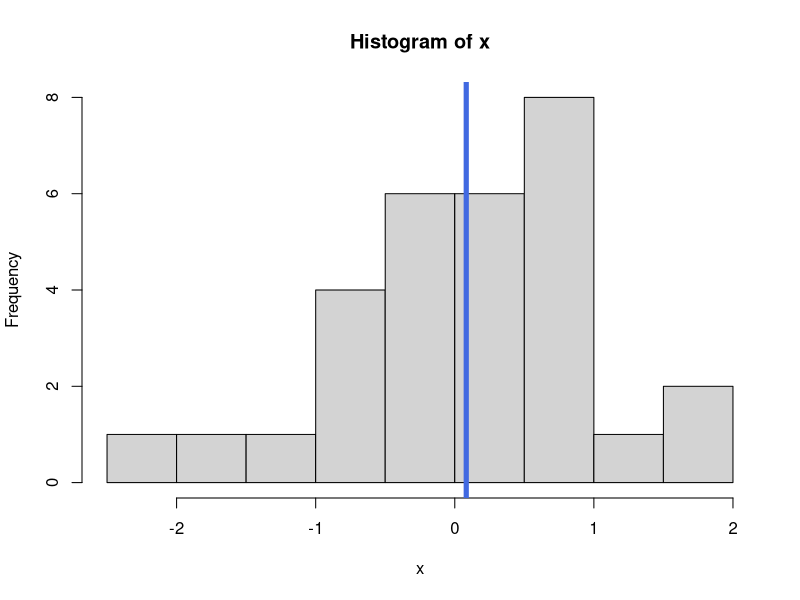

The R source for this figure:
#* platRandomHist.R
#* 
#* Author: Ellis Simms
#* 
#* Purpose: A function that will generate a random sample of
#* normal 'observations' and plot a histogram of the data.
#* 
#* Inputs:
#*    num_pts = the number of observations to generate 
#*    mu = the theoretical mean of the normal
#*    sigma = the theoretical standard deviation
#*    seed = the random generation seed
#*    
#* Outputs:
#*     A plot of the histogram
#*     Random_values = vector with the random values
#*     Mean_Random_Values = Mean for the Random_values
#*     SD_Random_values = SD for the Random_values

plotRandomHist <- function(num_pts=30,mu=0,sigma=1,seed=NULL, meanColor = 'royalblue'){
  set.seed(seed)
  x <- rnorm(n=num_pts,mean=mu,sd=sigma)
  mean_x <- mean(x)
  hist(x)
  abline(v=mean_x, col=meanColor,lwd=5)
  # The last line of code in the function
  # is output! from the function 
  list(Random_values = x, 
       Mean_Random_Values = mean_x,
       SD_Random_values = sd(x))
}

plotRandomHist(seed=1)
